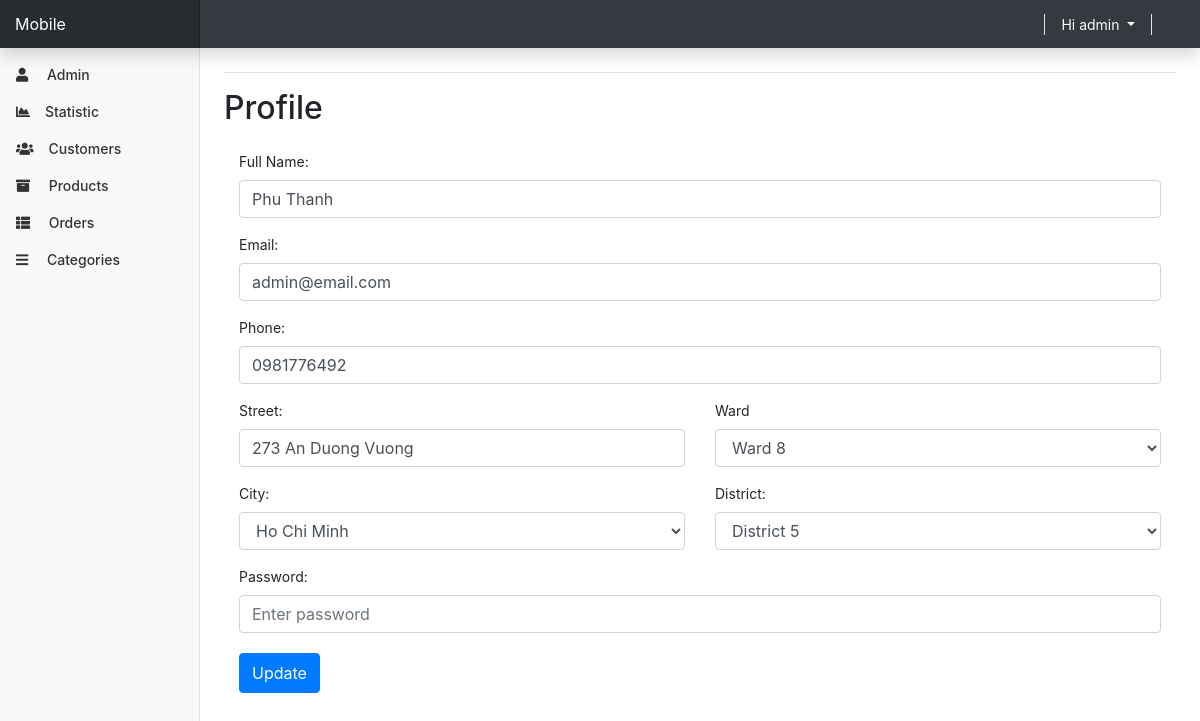
/admin/profile.php (signed in), run on an earlier commit of the app's database.
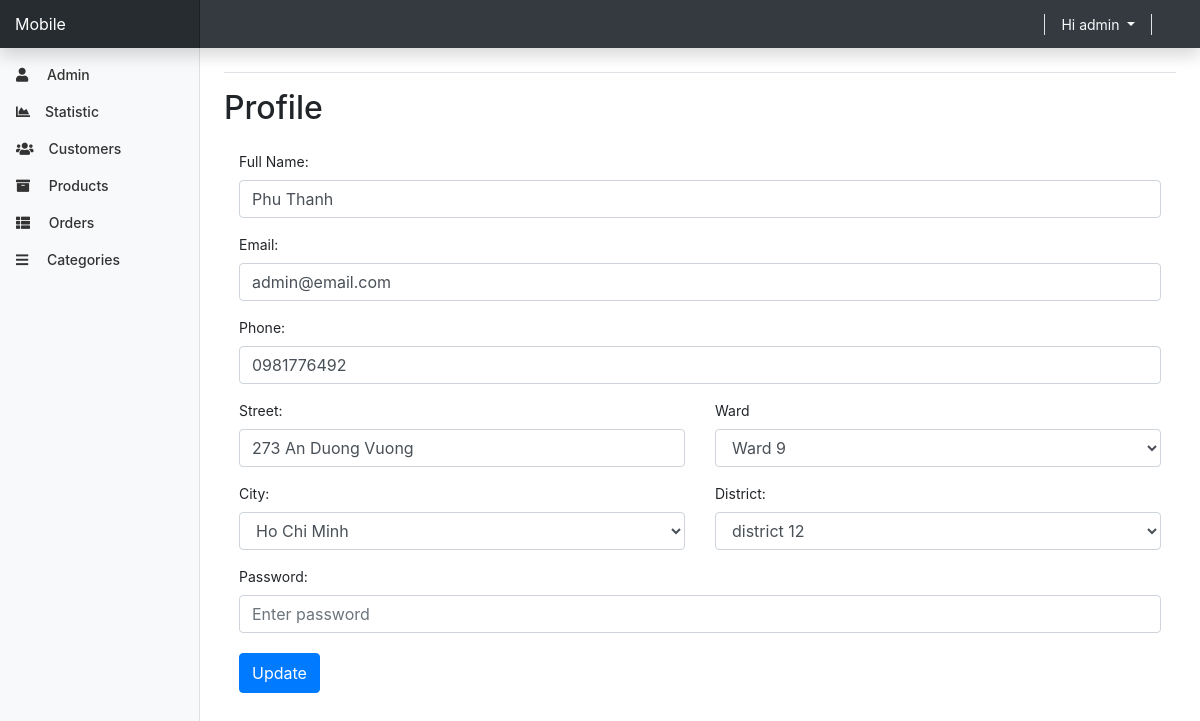
And on a later commit of the database.
### tables this page shows
CREATE TABLE `user` (
  `user_id` varchar(255) NOT NULL,
  `email` varchar(100) NOT NULL,
  `username` varchar(100) NOT NULL,
  `password` varchar(100) NOT NULL,
  `street` varchar(255) NOT NULL,
  `district` varchar(30) NOT NULL,
  `city` varchar(100) NOT NULL,
  `phone_number` varchar(100) NOT NULL,
  `status` int(11) NOT NULL DEFAULT 1,
  `is_admin` tinyint(1) NOT NULL DEFAULT 0,
  `register_date` datetime NOT NULL DEFAULT current_timestamp(),
  `updated_at` datetime NOT NULL DEFAULT current_timestamp(),
  `fullname` varchar(255) NOT NULL,
  `ward` varchar(255) NOT NULL
);

### admin/profile.php (the view, shortened to what this page needs)
<?php
include_once("./templates/top.php");
include_once("./templates/navbar.php");
include("./../functions.php");
?>
<div class="container-fluid">
  <div class="row">
    <?php include "./templates/sidebar.php"; ?>
      <div class="col-10">
      <div class="row">
        <h2>Profile</h2>
      </div>
    </div>
<?php
$sql = "SELECT * FROM `user` WHERE `user_id` = ? AND is_admin = 1 ";
$select = $conn->prepare($sql);
$select->bind_param("s", $user_id);
$select->execute();
$result = $select->get_result();
if ($result->num_rows == 1) {
  $row1 = $result->fetch_assoc();
  $distrc = $row1['district'];
  ?>
  <form method="post" enctype='multipart/form-data' class="container" onsubmit="return checkPassword();">
    <div class="form-group">
      <label for="fullname">Full Name:</label>
      <input type="text" class="form-control" name="fullname" value="<?php echo $row1['fullname'] ?>">
    </div>
    <div class="form-group">
      <label for="email">Email:</label>
      <input type="text" class="form-control" name="email" value="<?php echo $row1['email'] ?>">
    </div>
    <div class="form-group">
      <label for="phone">Phone:</label>
      <input type="text" class="form-control" name="phone" value="<?php echo $row1['phone_number'] ?>">
    </div>
    <div class="row">
        <div class="col-md-6">
        <div class="form-group">
      <label for="street">Street:</label>
      <input type="text" class="form-control" name="street" value="<?php echo $row1['street']  ?>">
    </div>
        </div>
      <div class="col-md-6">
								<label for="ward">Ward</label>
								<select id="ward" name="ward" class="form-control" required>
                <option value="<?php echo $row1['ward'] ?> "><?php echo $row1['ward']  ?></option>
                                </select>							</div>
      </div>
    <div class="row">
      <div class="col-6">
        <div class="form-group">
          <label>City: </label>
          <select id="city" name="city" class="form-control">
            <option value="<?php echo $row1['city'] ?> "><?php echo $row1['city'] ?></option>
          </select>
        </div>
      </div>
      <div class="col-6">
        <div class="form-group">
          <label>District: </label>
          <select id="district" name="district" class="form-control">
            <option value="<?php echo $distrc ?> "><?php echo $distrc ?> </option>
          </select>
        </div>
      </div>
    </div>
    <div class="form-group" style="margin-bottom:20px" id="box-password">
      <label for="password">Password:</label>
      <div class="row-6">
        <input type="password" class="form-control" placeholder="Enter password" name="password" style="margin-bottom:10px"
          required>
      </div>
    </div>
    <div class="form-group">
      <button type="submit" style="height:40px" name="update_btn" class="btn btn-primary">Update</button>
    </div>
  </form>
<?php } else {
  echo '<p class="empty">no product user!</p>';
}
?>
<?php include("./templates/footer.php"); ?>

What changed in the data, as far as the page shows it:
changed user "Phu Thanh": ward "Ward 8" → "Ward 9"; district "District 5" → "district 12"
